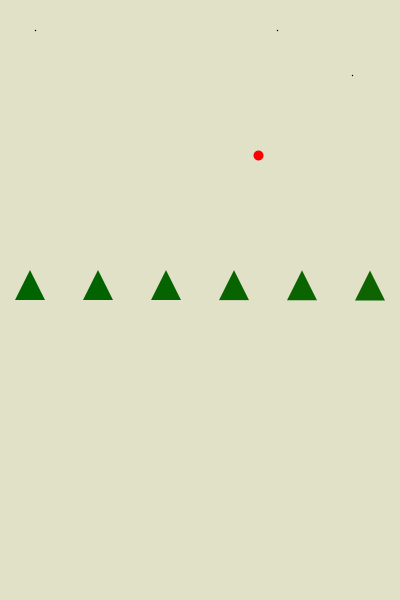
Frame 1 (no input)
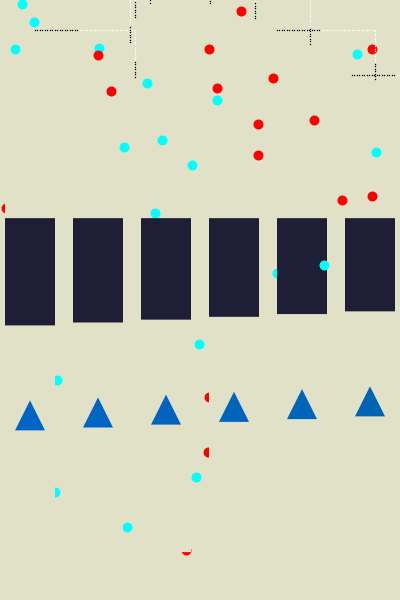
Frame 60 (the mouse pressed at the canvas centre just before this capture)
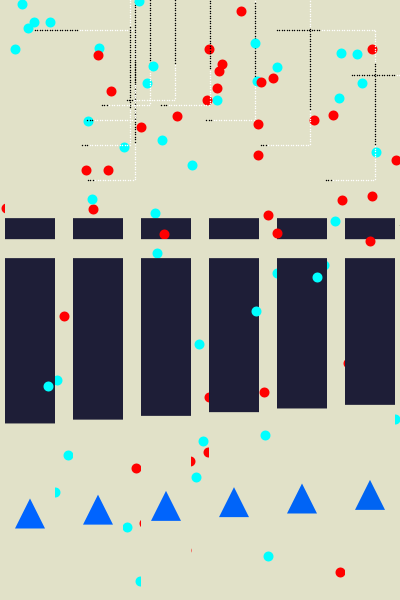
Frame 120 (the mouse held since frame 60 and released just before this capture)

The Processing sketch that drew these frames (run headless with seeded random() and noise(); from frame 60 on, the mouse is pressed at the canvas centre):

// Processing sketch: processing_23367
// ── processing_23367.pde

float x;
float y;
float w;
float h;
float j = 0;
float a = 30;
float b = 370;
float c = lerp(a, b, .2);
float f = lerp(a, b, .4);
float d = lerp(a, b, .6);
float k = lerp(a, b, .8);
int fase=0;
float spid = 0;  
float gravity = 0.1;  
float speed = .50; 
int state = 0;  
float limitex;
float limitey;

void setup() {
  background(225,225,200);
  size(400,600);
  strokeWeight(5);
  frameRate(30);
  x=width*.25;
  y=height*.25;
  w=width;
  h=height;
  
}

void draw() {
  limitex=random(0,width);
  limitey=random(0,height);
  //if(limitex<100 && limitex>450 && limitey<30 && limitey>250) {
    smooth();
    stroke(255,0,0);
    strokeWeight(10);      
    point(limitex,limitey);
  //}
  
   scale(.5);
   
   
    
    pushMatrix();
    //scale(.35);
    for (int com=0;com<200;com=com+20){
    float comienzo=random(1,com);
    translate(com-30,com-90);
     drawCuadrado();
    }
   
    popMatrix();
    
   
    
   
 
  
     /*translate(0,100);
    drawCuadrado();
    translate(0,100);
    drawCuadrado();
    translate(0,100);
    drawCuadrado();
     translate(0,100);
    drawCuadrado();
     translate(0,100);
    drawCuadrado();}
    */

    
    
    
   
    
    
    
    


  /*int[] ancho = new int[5];
   ancho[0] = 90; 
   ancho[1] = 150; 
   ancho[2] = 30;
   ancho[3] = 300; 
   ancho[4] = 280; 
   float r=random(width);
   */

  pushMatrix();
  translate(0,height*.90);
  //scale();
  drawTriangulo(a);
  //delay(180);
  drawTriangulo(c);
  //delay(180);
  drawTriangulo(f);
  //delay(180);
  drawTriangulo(d);
  //delay(180);
  drawTriangulo(k);
  //delay(180);
  drawTriangulo(b);
  popMatrix();

 // for(float s=0.1;s<1;s=s+0.5) {
    //float sca= lerp(0,width,i);
    //println(sca);


    //drawCuadrado(i*0.5);
    //translate(width*.25,0);
  
   
    
  //}
}

void drawCuadrado() {
 
  stroke(0);
  strokeWeight(3);

  // scale(i);
  point(x,y);



  // If the state is 0, move to the right.
  if (state == 0) {
     
    x = x + speed;
    // If, while the state is 0, it reaches the right side of the window, change the state to 1
    // Repeat this same logic for all states!?
    if (x > 3*w*.25) {
      x = 3*w*.25;
      state = 1;
    }
  } 
  else if (state == 1) {
    y = y + speed;
    if (y > 3*h*.25) {
      y = 3*h*.25;
      state = 2;
    }
  } 
  else if (state == 2) {
    x = x-speed;

    if (x < w*.25) {
      x = w*.25;
      //println("llego1");
      state = 3;
    }
  } 
  else if (state == 3) {
    y = y - speed;
    if (y <h*.25) {
      y = h*.25;
     // println("llego2");
      //println(y);
      //state=0;
      
    }
  }
}

void drawTriangulo(float g) {


  pushMatrix();
  translate(g,0);
  noStroke();
  fill(225,225,200);
  rectMode(CENTER);
  rect(g,j,100,300);
  fill(130*spid/5,100,170*-spid/5);
  //stroke(0);
  triangle(g,j,g+30,j+60,g-30,j+60);

  popMatrix();
  j = j + spid; 
  spid = spid + gravity;

  if (j > height-30) {
    spid = spid * -0.95;
    filter(INVERT);
  }
}
